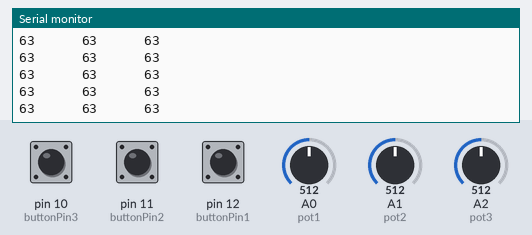
A sketch run on a simulated Arduino Uno, built with avr-gcc and run on an emulated ATmega328P. On the bench: the last lines printed to the serial monitor. The inputs (shaded band) are chosen by the test bench; at power-on: A0 (pot1) = 512, A1 (pot2) = 512, A2 (pot3) = 512, pin 10 (buttonPin3) LOW, pin 11 (buttonPin2) LOW, pin 12 (buttonPin1) LOW.

Above: at 1.2 s.
1.3 s: A0 (pot1) set to 793
At 2.1 s:
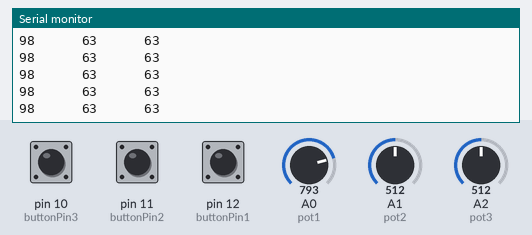
4.3 s: A0 (pot1) set to 816
At 4.9 s:
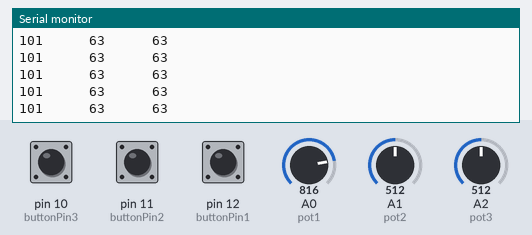
7.3 s: A1 (pot2) set to 788
At 8.4 s:
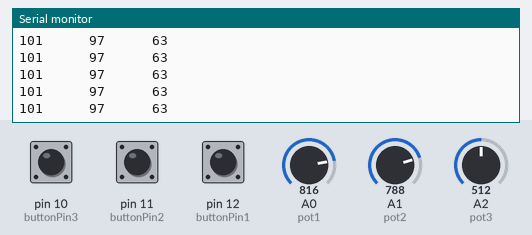
10.3 s: A1 (pot2) set to 824
At 11.3 s:
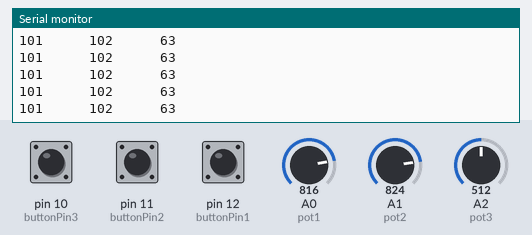
11.8 s: A2 (pot3) set to 787
At 12.9 s:
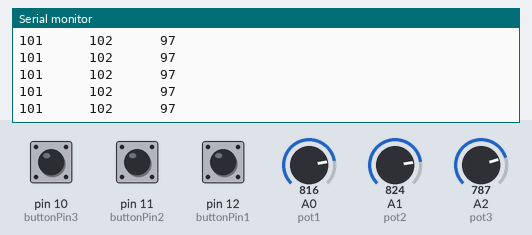
14.8 s: A2 (pot3) set to 816
At 15.7 s:
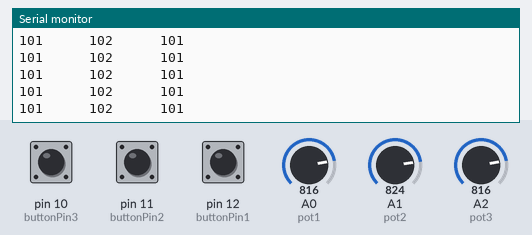
Timing chart, 0 to 17.3 s (numbered marks = the images above; inputs shaded):
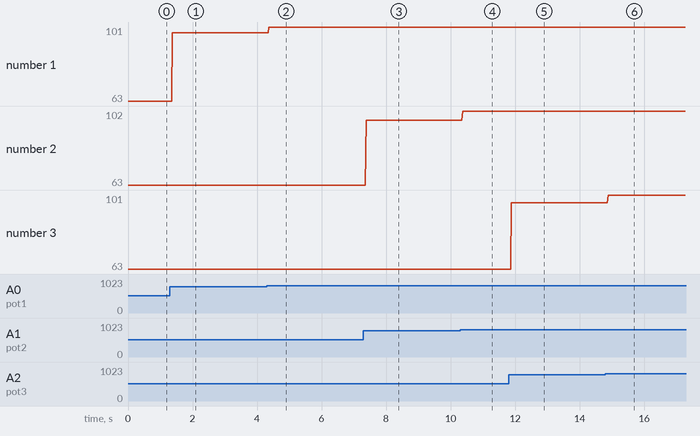

Measured:
- after the input at 1.3 s, the serial monitor: prints a new line after 0.07 s (image 1)
- after the input at 4.3 s, the serial monitor: prints a new line after 0.07 s (image 2)
- after the input at 7.3 s, the serial monitor: prints a new line after 0.08 s (image 3)
- after the input at 10.3 s, the serial monitor: prints a new line after 0.07 s (image 4)
- after the input at 11.8 s, the serial monitor: prints a new line after 0.08 s (image 5)
- after the input at 14.8 s, the serial monitor: prints a new line after 0.08 s (image 6)
- plotted number 1: 63 → 98 after the input at 1.3 s, 98 → 101 after the input at 4.3 s
- plotted number 2: 63 → 97 after the input at 7.3 s, 97 → 102 after the input at 10.3 s

The sketch:

Midi_Controller.ino
```cpp
#include <Arduino.h>
const int pot1 = A0;
const int pot2 = A1;
const int pot3 = A2;
const int buttonPin1 = 12;
const int buttonPin2 = 11;
const int buttonPin3 = 10;


void setup() {
  Serial.begin(9600);
  //Inits push buttons
  pinMode(buttonPin1, INPUT);
  pinMode(buttonPin2, INPUT);
  pinMode(buttonPin3, INPUT);

}

void loop() {
  int buttonState1 = digitalRead(buttonPin1);
  int buttonState2 = digitalRead(buttonPin2);
  int buttonState3 = digitalRead(buttonPin3);
  if(buttonState1 > 0){
    Serial.println("Button 1 Pressed.");
  }
  if(buttonState2 > 0){
    Serial.println("Button 2 Pressed.");
  }
  if(buttonState3 > 0){
    Serial.println("Button 3 Pressed.");
  }
  int potValue1 = analogRead(pot1);
  int potMIDI1 = map(potValue1,0,1023,0,127);

  int potValue2 = analogRead(pot2);
  int potMIDI2 = map(potValue2,0,1023,0,127);

  int potValue3 = analogRead(pot3);
  int potMIDI3 = map(potValue3,0,1023,0,127);

  Serial.print(potMIDI1);
  Serial.print("      ");
  Serial.print(potMIDI2);
  Serial.print("      ");
  Serial.print(potMIDI3);
  Serial.println("");
}
```
